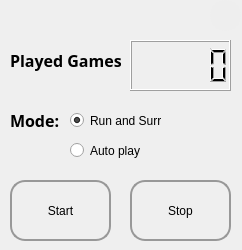
<?xml version="1.0" encoding="UTF-8"?>
<ui version="4.0">
 <class>Form</class>
 <widget class="QWidget" name="Form">
  <property name="geometry">
   <rect>
    <x>0</x>
    <y>0</y>
    <width>242</width>
    <height>250</height>
   </rect>
  </property>
  <property name="windowTitle">
   <string>TFT Helper</string>
  </property>
  <property name="styleSheet">
   <string notr="true">QPushButton{
	border: 2px solid rgb(152, 152, 152);
	border-radius: 15px;
}

QPushButton:hover{
	border: 2px solid rgb(226, 226, 226);
	background: rgb(223, 223, 223);
	border-radius: 15px;
}

QPushButton:pressed {
	border: 2px solid rgb(152, 152, 152);
	background: rgb(231, 231, 231);
	border-radius: 15px;
}

QPushButton#setting_butt {border: 0px solid #555;border-style: outset;background: rgb(238, 238, 238);padding: 5px;}

QPushButton#setting_butt:hover {border: 1px solid rgb(197, 197, 197);border-style: outset;background: rgb(223, 223, 223);padding: 5px;}


QPushButton#setting_butt:pressed {border-style: inset;background: qradialgradient(cx: 0.4, cy: -0.1, fx: 0.4, fy: -0.1,radius: 1.35, stop: 0 #fff, stop: 1 #ddd);}

</string>
  </property>
  <widget class="QPushButton" name="start_butt">
   <property name="geometry">
    <rect>
     <x>10</x>
     <y>180</y>
     <width>101</width>
     <height>61</height>
    </rect>
   </property>
   <property name="text">
    <string>Start</string>
   </property>
  </widget>
  <widget class="QPushButton" name="stop_butt">
   <property name="geometry">
    <rect>
     <x>130</x>
     <y>180</y>
     <width>101</width>
     <height>61</height>
    </rect>
   </property>
   <property name="text">
    <string>Stop</string>
   </property>
  </widget>
  <widget class="QLCDNumber" name="played_games">
   <property name="geometry">
    <rect>
     <x>130</x>
     <y>40</y>
     <width>101</width>
     <height>51</height>
    </rect>
   </property>
   <property name="intValue" stdset="0">
    <number>0</number>
   </property>
  </widget>
  <widget class="QLabel" name="label">
   <property name="geometry">
    <rect>
     <x>10</x>
     <y>40</y>
     <width>111</width>
     <height>41</height>
    </rect>
   </property>
   <property name="font">
    <font>
     <family>Adobe Fan Heiti Std</family>
     <pointsize>12</pointsize>
     <weight>75</weight>
     <bold>true</bold>
    </font>
   </property>
   <property name="text">
    <string>Played Games:</string>
   </property>
  </widget>
  <widget class="QLabel" name="label_2">
   <property name="geometry">
    <rect>
     <x>10</x>
     <y>100</y>
     <width>51</width>
     <height>41</height>
    </rect>
   </property>
   <property name="font">
    <font>
     <family>Adobe Fan Heiti Std</family>
     <pointsize>12</pointsize>
     <weight>75</weight>
     <bold>true</bold>
    </font>
   </property>
   <property name="text">
    <string>Mode:</string>
   </property>
  </widget>
  <widget class="QRadioButton" name="mode1">
   <property name="geometry">
    <rect>
     <x>70</x>
     <y>110</y>
     <width>91</width>
     <height>21</height>
    </rect>
   </property>
   <property name="text">
    <string>Run and Surr</string>
   </property>
   <property name="checked">
    <bool>true</bool>
   </property>
  </widget>
  <widget class="QRadioButton" name="mode2">
   <property name="geometry">
    <rect>
     <x>70</x>
     <y>140</y>
     <width>91</width>
     <height>21</height>
    </rect>
   </property>
   <property name="text">
    <string>Auto play</string>
   </property>
   <property name="checked">
    <bool>false</bool>
   </property>
  </widget>
  <widget class="QPushButton" name="setting_butt">
   <property name="geometry">
    <rect>
     <x>210</x>
     <y>0</y>
     <width>31</width>
     <height>31</height>
    </rect>
   </property>
   <property name="styleSheet">
    <string notr="true"/>
   </property>
   <property name="text">
    <string/>
   </property>
   <property name="icon">
    <iconset>
     <normaloff>../picture/setting_butt.png</normaloff>../picture/setting_butt.png</iconset>
   </property>
   <property name="iconSize">
    <size>
     <width>32</width>
     <height>32</height>
    </size>
   </property>
  </widget>
 </widget>
 <resources/>
 <connections/>
</ui>
